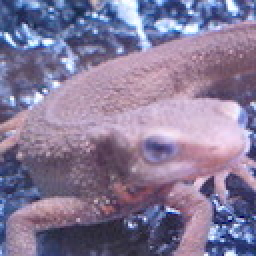
#> input picture Dataset/others/imori.jpg, 128 x 128 px (shown 2 times larger)
$ jupyter execute --allow-errors Question11_20.ipynb   (older library calls are emulated)
#> lines starting #> are read from the running program, lines starting #| are printed output that depends on the picture
[cell 1]
import cv2
import numpy as np
from matplotlib import pyplot as plt

### 11. Smoothing Filter

**Detail: Implement the smoothing filter $(3*3)$.**

The smoothing filter is a filter that outputs the average value of the pixels in the filter.

[cell 2]
img = cv2.imread("Dataset/others/imori.jpg")
#> img is the input picture: shape (128, 128, 3); mean B, G, R 152.8, 121.8, 134.1
H,W,C = img.shape
#> H = 128; W = 128; C = 3

# Mean Filter
K_size = 3

# Zero padding
pad = K_size // 2
out = np.zeros((H+pad*2,W+pad*2,C), dtype=np.float)
out[pad:pad+H,pad:pad+W] = img.copy().astype(np.float)
tmp = out.copy()

for y in range(H):
    for x in range(W):
        for c in range(C):
            out[y+pad,x+pad,c] = np.mean(tmp[y:y+K_size,x:x+K_size,c])

out = out[pad:pad+H,pad:pad+W].astype(np.uint8)
#> out: shape (128, 128, 3)

plt.subplot(1,2,1)
plt.imshow(cv2.cvtColor(img,cv2.COLOR_BGR2RGB))
plt.title('origin image')
plt.subplot(1,2,2)
plt.title('out image')
plt.imshow(cv2.cvtColor(out,cv2.COLOR_BGR2RGB))
plt.show()

### 12. Motion Filter

**Detail: Implement the motion filter $(3*3)$.**
The motion filter is a filter that takes the average value in the diagonal direction and is defined by the following equation.
```bash
 1/3  0   0
[ 0  1/3  0 ]
  0   0  1/3
```

[cell 3]
img = cv2.imread("Dataset/others/imori.jpg")
H,W,C = img.shape

# Motion Filter
K_size = 3

K = np.diag([1]*K_size).astype(np.float)
K /= K_size

# Zero padding
pad = K_size // 2
out = np.zeros((H+pad*2, W+pad*2,C), dtype=np.float)
out[pad:pad+H, pad:pad+W] = img.copy().astype(np.float)
tmp = out.copy()

for y in range(H):
    for x in range(W):
        for c in range(C):
            out[pad+y,pad+x,c] = np.sum(K*tmp[y:y+K_size,x:x+K_size,c])
#> out: shape (130, 130, 3) float64

out = out[pad:pad+H, pad:pad+W].astype(np.uint8)
#> out: shape (128, 128, 3)

plt.subplot(1,2,1)
plt.imshow(cv2.cvtColor(img,cv2.COLOR_BGR2RGB))
plt.title('origin image')
plt.subplot(1,2,2)
plt.title('out image')
plt.imshow(cv2.cvtColor(out,cv2.COLOR_BGR2RGB))
plt.show()

### 13. Max-Min Filter

**Detail: Implement the Max-Min filter $(3*3)$.**

The Max-Min filter is a filter that outputs the difference between the maximum value and the minimum value of pixels in the filter, and is one of the filters for **edge detection**. Edge detection is to detect a line in an image, and an operation to extract information in such an image is called **feature extraction**. For edge detection, filtering is performed on grayscale images in many casses.

[cell 4]
img = cv2.imread("Dataset/others/imori.jpg")
H,W,C = img.shape

b = img[:,:,0].copy()
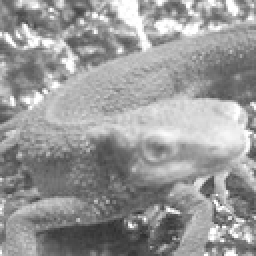
#> b: shape (128, 128) (shown 2 times larger); min 46, max 255, mean 152.8
g = img[:,:,1].copy()
r = img[:,:,2].copy()
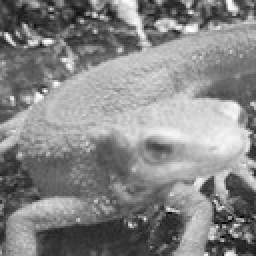
#> r: shape (128, 128) (shown 2 times larger); min 0, max 255, mean 134.1

# Gray scale
gray = 0.2126*r + 0.7152*g + 0.0722*b
gray = gray.astype(np.uint8)

# Max-Min Filter
K_size = 3

# Zero padding
pad = K_size // 2
out = np.zeros((H+pad*2, W+pad*2),dtype=np.float)
out[pad:pad+H, pad:pad+W] = gray.copy().astype(np.float)
#> out: shape (130, 130) float64
tmp = out.copy()

for y in range(H):
    for x in range(W):
        out[pad+y,pad+x] = np.max(tmp[y:y+K_size,x:x+K_size]) - np.min(tmp[y:y+K_size,x:x+K_size])
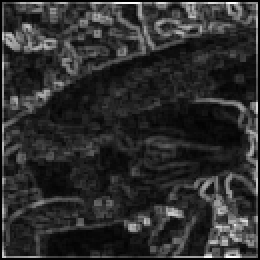
#> out: shape (130, 130) float64 (shown 2 times larger); min 0, max 254, mean 45.3

out = out[pad:pad+H, pad:pad+W].astype(np.uint8)
#> out: shape (128, 128)

plt.subplot(1,2,1)
plt.imshow(cv2.cvtColor(img,cv2.COLOR_BGR2RGB))
plt.title('origin image')
plt.subplot(1,2,2)
plt.title('out image')
plt.imshow(cv2.cvtColor(out,cv2.COLOR_BGR2RGB))
plt.show()

### 14. Differential Filter

The differential filter is a filter that extracts the edge of the portion where the abrupt change in luminance occurs and take the difference between the adjancent pixels.
```bash
     (a) Vertical Direction     (b) Horizontal Direction
             0 -1  0                          0  0  0
       K = [ 0  1  0 ]                 k = [ -1  1  0 ]
             0  0  0                          0  0  0
```

[cell 5]
img = cv2.imread("Dataset/others/imori.jpg")
H,W,C = img.shape

b = img[:,:,0].copy()
g = img[:,:,1].copy()
r = img[:,:,2].copy()

# Gray scale
gray = 0.2126 * r + 0.7152 * g + 0.0722*b
gray = gray.astype(np.uint8)

# Differential Filter
K_size = 3

# Zero padding
pad = K_size // 2
out_h = np.zeros((H + pad*2, W + pad*2), dtype = np.float)
out_v = np.zeros((H + pad*2, W + pad*2), dtype = np.float)
out_h[pad:pad+H, pad:pad+W] = gray.copy().astype(np.float)
out_v[pad:pad+H, pad:pad+W] = gray.copy().astype(np.float)

tmp = out_h.copy()

# Differential vertical
K_v = [[0., -1., 0.], [0., 1., 0.], [0., 0., 0.]]
# Differential horizontal
K_h = [[0., 0., 0.], [-1., 1., 0.], [0., 0., 0.]]

for y in range(H):
    for x in range(W):
        out_h[pad + y, pad + x] = np.mean(K_h*(tmp[y:y+K_size, x:x+K_size]))
        out_v[pad + y, pad + x] = np.mean(K_v*(tmp[y:y+K_size, x:x+K_size]))

out_h = out_h[pad:pad+H, pad:pad+W].astype(np.uint8)
#> out_h: shape (128, 128)
out_v = out_v[pad:pad+H, pad:pad+W].astype(np.uint8)
#> out_v: shape (128, 128)

plt.subplot(1,3,1)
plt.imshow(cv2.cvtColor(img,cv2.COLOR_BGR2RGB))
plt.title('origin')
plt.subplot(1,3,2)
plt.title('out horizontal')
plt.imshow(cv2.cvtColor(out_h,cv2.COLOR_BGR2RGB))
plt.subplot(1,3,3)
plt.title('out vertical')
plt.imshow(cv2.cvtColor(out_v,cv2.COLOR_BGR2RGB))
plt.show()

### 15. Sobel Filter

**Detail: Implement the Sobel filter $(3*3)$**

The Sobel filter is a filter that extracts only edges in a specific direction (vertical and horizontal) and is defined by the following equation.
```bash
     (a) Horizontal Direction     (b) Vertical Direction
             1  0  -1                          1   2   1
       K = [ 2  1  -2 ]                 k = [  0   0   0 ]
             1  0  -1                         -1  -2  -1
```

[cell 6]
img = cv2.imread("Dataset/others/imori.jpg")
H,W,C = img.shape

b = img[:,:,0].copy()
g = img[:,:,1].copy()
r = img[:,:,2].copy()

# Gray scale
gray = 0.2126 * r + 0.7152 * g + 0.0722*b
gray = gray.astype(np.uint8)

# sobel Filter
K_size = 3

# Zero padding
pad = K_size // 2
out_h = np.zeros((H + pad*2, W + pad*2), dtype = np.float)
out_v = np.zeros((H + pad*2, W + pad*2), dtype = np.float)
out_h[pad:pad+H, pad:pad+W] = gray.copy().astype(np.float)
out_v[pad:pad+H, pad:pad+W] = gray.copy().astype(np.float)

tmp = out_h.copy()

# Sobel vertical
K_v = [[1., 0., -1.], [2., 0., -2.], [1., 0., -1.]]
# Sobel horizontal
K_h = [[1., 2., 1.], [0., 0., 0.], [-1., -2., -1.]]

for y in range(H):
    for x in range(W):
        out_h[pad + y, pad + x] = np.mean(K_h*(tmp[y:y+K_size, x:x+K_size]))
        out_v[pad + y, pad + x] = np.mean(K_v*(tmp[y:y+K_size, x:x+K_size]))
#> out_h: shape (130, 130) float64
#> out_v: shape (130, 130) float64

out_h = out_h[pad:pad+H, pad:pad+W].astype(np.uint8)
#> out_h: shape (128, 128)
out_v = out_v[pad:pad+H, pad:pad+W].astype(np.uint8)
#> out_v: shape (128, 128)

plt.subplot(1,3,1)
plt.imshow(cv2.cvtColor(img,cv2.COLOR_BGR2RGB))
plt.title('origin')
plt.subplot(1,3,2)
plt.title('out horizontal')
plt.imshow(cv2.cvtColor(out_h,cv2.COLOR_BGR2RGB))
plt.subplot(1,3,3)
plt.title('out vertical')
plt.imshow(cv2.cvtColor(out_v,cv2.COLOR_BGR2RGB))
plt.show()

### 16. Prewitt Filter

**Detail: Implement the Prewitt filter $(3*3)$**

The Prewitt filter is a type of edge extraction filter and is defined by the following equation.
```bash
     (a) Vertical Direction     (b) Horizontal Direction
            -1 -1  -1                         -1   0   1
       K = [ 0  0   0 ]                 k = [ -1   0   1 ]
             1  1   1                         -1   0   1
```

[cell 7]
img = cv2.imread("Dataset/others/imori.jpg")
H,W,C = img.shape

b = img[:,:,0].copy()
g = img[:,:,1].copy()
r = img[:,:,2].copy()

gray = 0.2126 * r + 0.7152 * g + 0.0722 * b
gray = gray.astype(np.uint8)

# Prewitt Filter
K_size = 3

# Zero padding
pad = K_size // 2
out_h = np.zeros((H + pad*2, W + pad*2), dtype = np.float)
out_v = np.zeros((H + pad*2, W + pad*2), dtype = np.float)
out_h[pad:pad+H, pad:pad+W] = gray.copy().astype(np.float)
out_v[pad:pad+H, pad:pad+W] = gray.copy().astype(np.float)

tmp = out_h.copy()

# Prewitt vertical
K_v = [[-1., 0., 1.], [-1., 0., 1.], [-1., 0., 1.]]
# Prewitt horizontal
K_h = [[-1., -1., -1.], [0., 0., 0.], [1., 1., 1.]]


for y in range(H):
    for x in range(W):
        out_h[pad + y, pad + x] = np.mean(K_h*(tmp[y:y+K_size, x:x+K_size]))
        out_v[pad + y, pad + x] = np.mean(K_v*(tmp[y:y+K_size, x:x+K_size]))
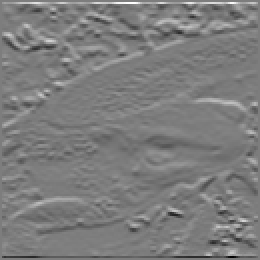
#> out_h: shape (130, 130) float64 (shown 2 times larger); min -80.11, max 83, mean -0.1; drawn with min black and max white
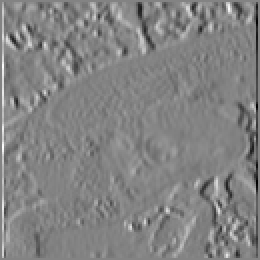
#> out_v: shape (130, 130) float64 (shown 2 times larger); min -62.22, max 58.78, mean 0; drawn with min black and max white

out_h = out_h[pad:pad+H, pad:pad+W].astype(np.uint8)
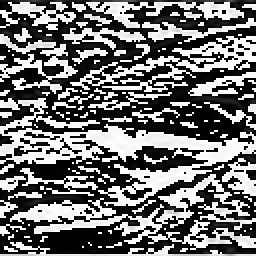
#> out_h: shape (128, 128) (shown 2 times larger); min 0, max 255, mean 113.3
out_v = out_v[pad:pad+H, pad:pad+W].astype(np.uint8)
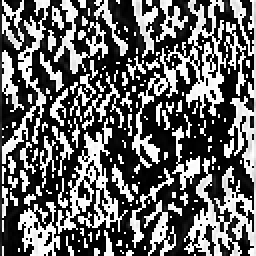
#> out_v: shape (128, 128) (shown 2 times larger); min 0, max 255, mean 101.7

plt.subplot(1,3,1)
plt.imshow(cv2.cvtColor(img,cv2.COLOR_BGR2RGB))
plt.title('origin')
plt.subplot(1,3,2)
plt.title('out horizontal')
plt.imshow(cv2.cvtColor(out_h,cv2.COLOR_BGR2RGB))
plt.subplot(1,3,3)
plt.title('out vertical')
plt.imshow(cv2.cvtColor(out_v,cv2.COLOR_BGR2RGB))
plt.show()

### 17. Laplacian Filter

**Detail: Implement the Laplacian filter.**

The Laplacian filter is a filter that performs edge detection by taking the second derivative of luminance.
Since the digital image is discrete data, the first-order derivatives in the x direction and the direction are expressed by the following equations, respectively.
```bash
Ix(x,y) = (I(x+1),y) - I(x,y)) / ((x+1)-x) = I(x+1,y) - I(x,y)
Iy(x,y) = (I(x,y+1) - I(x,y)) / ((y+1)-y) = I(x,y+1) - I(x,y)
```
Further, the second derivative is expressed by the following equation.
```bash
Ixx(x,y) = (Ix(x,y) - Ix(x-1,y)) / ((x+1)-x) = Ix(x,y) - Ix(x-1,y)
         = (I(x+1, y) - I(x,y)) - (I(x,y) - I(x-1,y))
         = I(x+1,y) - 2 * I(x,y) + I(x-1,y)
Iyy(x,y) = ... = I(x,y+1) - 2 * I(x,y) + I(x,y-1)
```
From these, Laplacian is defined by the following equation.
```bash
D^2 I(x,y) = Ixx(x,y) + Iyy(x,y)
           = I(x-1,y) + I(x,y-1) -4 * I(x,y) + I(x+1,y) + I(x,y+1)
```
When it is kernelized, it becomes as follows.
```bash
      0   1  0
K = [ 1  -4  1 ]
      0   1  0
```

[cell 8]
img = cv2.imread("Dataset/others/imori.jpg")
H,W,C = img.shape

b = img[:,:,0].copy()
g = img[:,:,1].copy()
r = img[:,:,2].copy()

gray = 0.2126 * r + 0.7152 * g + 0.0722 * b
gray = gray.astype(np.uint8)

# Laplacian Filter
k_size = 3

# Zero padding
pad = k_size // 2
out = np.zeros((H + pad*2, W + pad*2), dtype=np.float)
out[pad:pad+H, pad:pad+W] = gray.copy().astype(np.float)

tmp = out.copy()

# Labplacian vertical
K = [[0., 1., 0.],[1., -4., 1.],[0., 1., 0.]]

for y in range(H):
    for x in range(W):
        out[pad+y,pad+x] = np.mean(K*(tmp[y:y+K_size,x:x+K_size]))
#> out: shape (130, 130) float64

out = out[pad:pad+H,pad:pad+W].astype(np.uint8)
#> out: shape (128, 128)


plt.subplot(1,2,1)
plt.imshow(cv2.cvtColor(img,cv2.COLOR_BGR2RGB))
plt.title('origin image')
plt.subplot(1,2,2)
plt.title('out image')
plt.imshow(cv2.cvtColor(out,cv2.COLOR_BGR2RGB))
plt.show()

### 18. Emboss Filter

**Detail: Implement the Emboss filter:**

The Emboss filter is a filter that embosses outline parts and is defined by the following equation.
```bash
     -2 -1  0
K = [-1  1  1]
      0  1  2
```

[cell 9]
img = cv2.imread("Dataset/others/imori.jpg")
H,W,C = img.shape

b = img[:,:,0].copy()
g = img[:,:,1].copy()
r = img[:,:,2].copy()

# Gray scale
gray = 0.2126 * r + 0.7152 * g + 0.0722 * b
gray = gray.astype(np.uint8)

# Emboss Filter
k_size = 3

# Zero padding
pad = k_size // 2
out = np.zeros((H + pad*2, W + pad*2), dtype=np.float)
out[pad:pad+H, pad:pad+W] = gray.copy().astype(np.float)

tmp = out.copy()

# Emboss vertical
K = [[-2., -1., 0.],[-1., 1., 1.],[0., 1., 2.]]

for y in range(H):
    for x in range(W):
        out[pad+y,pad+x] = np.sum(K*(tmp[y:y+K_size,x:x+K_size]))
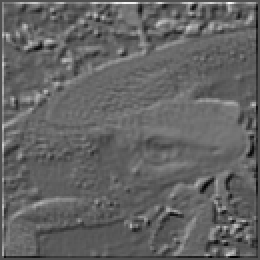
#> out: shape (130, 130) float64 (shown 2 times larger); min -496, max 1079, mean 121.5; drawn with min black and max white

out = out[pad:pad+H,pad:pad+W].astype(np.uint8)
#> out: shape (128, 128)


plt.subplot(1,2,1)
plt.imshow(cv2.cvtColor(img,cv2.COLOR_BGR2RGB))
plt.title('origin image')
plt.subplot(1,2,2)
plt.title('out image')
plt.imshow(cv2.cvtColor(out,cv2.COLOR_BGR2RGB))
plt.show()

### 19. LoG Filter

**Detail: Implement the LoG filter (s = 3) and detect the edge of *imori_noise.jpg*.**

The loG filter is the Laplacian of Gaussian, which filters the image with the Gaussian filter and then takes out the outline with the Laplacian filter.

Since the Laplcian filter takes a second derivative, noise is suppressed in advance by a Gaussian filter in order to prevent noise from being emphasized.

The LoG filter is defined by the following equation.

```bash
LoG(x,y) = (x^2 + y^2 - s^2) / (2*pi*s^6) * exp (-(x^2 + y ^2) / (2*s^2))
```

[cell 10]
img = cv2.imread("Dataset/others/imori.jpg")
H,W,C = img.shape

b = img[:,:,0].copy()
g = img[:,:,1].copy()
r = img[:,:,2].copy()

# Gray scale
gray = 0.2126 * r + 0.7152 * g + 0.0722 * b
gray = gray.astype(np.uint8)

# LoG Filter
k_size = 5
s = 3

# Zero padding
pad = k_size // 2
out = np.zeros((H + pad*2, W + pad*2), dtype=np.float)
out[pad:pad+H, pad:pad+W] = gray.copy().astype(np.float)
#> out: shape (132, 132) float64
tmp = out.copy()

# Kernel
K = np.zeros((K_size,K_size),dtype=np.float)

for x in range(-pad,-pad+K_size):
    for y in range(-pad,-pad+K_size):
        K[y+pad, x+pad] = (x**2 + y**2 - s**2) * np.exp(-(x**2+y**2) / (2*(s**2)))
K /= (2 * np.pi * (s**6))

K /= K.sum()


for y in range(H):
    for x in range(W):
        out[pad+y,pad+x] = np.sum(K*(tmp[y:y+K_size,x:x+K_size]))
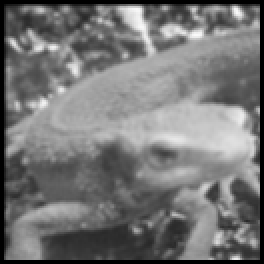
#> out: shape (132, 132) float64 (shown 2 times larger); min 0, max 250.7, mean 117.6

out = out[pad:pad+H,pad:pad+W].astype(np.uint8)
#> out: shape (128, 128)


plt.subplot(1,2,1)
plt.imshow(cv2.cvtColor(img,cv2.COLOR_BGR2RGB))
plt.title('origin image')
plt.subplot(1,2,2)
plt.title('out image')
plt.imshow(cv2.cvtColor(out,cv2.COLOR_BGR2RGB))
plt.show()
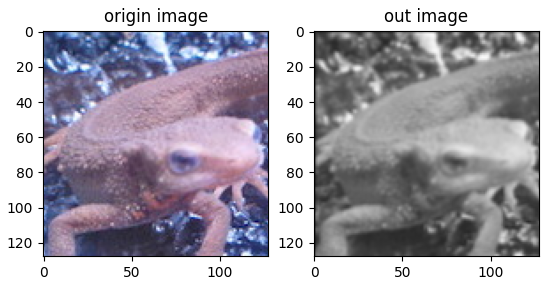
#> figure drawn by matplotlib, 2 panels

$ run again, with Dataset/test/akahara_0009.jpg copied over Dataset/others/imori.jpg
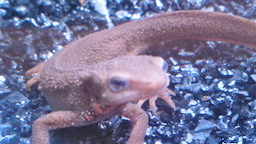
#> input picture Dataset/test/akahara_0009.jpg, 256 x 144 px
#> img is the input picture: shape (144, 256, 3); mean B, G, R 151.6, 116.6, 119.3
#> after the loop `for y in range(H):`:
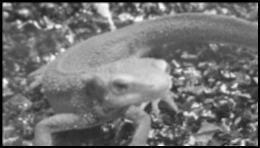
#> out: shape (148, 260) float64; min 0, max 251.3, mean 113.4
#> `plt.show()`:
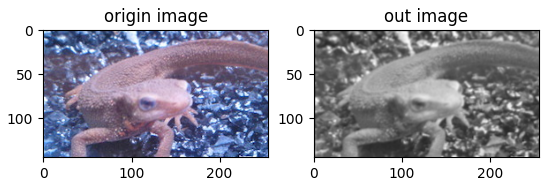
#> figure drawn by matplotlib, 2 panels
